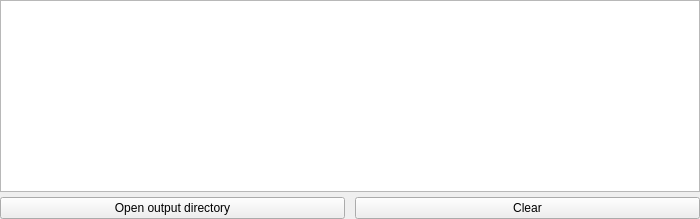
     <widget class="QWidget" name="outputWidget" native="true">
      <layout class="QVBoxLayout" name="verticalLayout_6">
       <property name="spacing">
        <number>5</number>
       </property>
       <property name="leftMargin">
        <number>0</number>
       </property>
       <property name="topMargin">
        <number>0</number>
       </property>
       <property name="rightMargin">
        <number>0</number>
       </property>
       <property name="bottomMargin">
        <number>0</number>
       </property>
       <item>
        <widget class="QTextBrowser" name="outputBrowser">
         <property name="minimumSize">
          <size>
           <width>700</width>
           <height>0</height>
          </size>
         </property>
         <property name="font">
          <font>
           <family>DejaVu Sans Mono</family>
          </font>
         </property>
         <property name="cursor" stdset="0">
          <cursorShape>IBeamCursor</cursorShape>
         </property>
        </widget>
       </item>
       <item>
        <layout class="QHBoxLayout" name="outputButtonsLayout">
         <property name="spacing">
          <number>10</number>
         </property>
         <item>
          <widget class="QPushButton" name="openOutputDirButton">
           <property name="cursor">
            <cursorShape>PointingHandCursor</cursorShape>
           </property>
           <property name="text">
            <string>Open output directory</string>
           </property>
           <property name="icon">
            <iconset theme="folder">
             <normaloff>.</normaloff>.</iconset>
           </property>
          </widget>
         </item>
         <item>
          <widget class="QPushButton" name="clearButton">
           <property name="cursor">
            <cursorShape>PointingHandCursor</cursorShape>
           </property>
           <property name="text">
            <string>Clear</string>
           </property>
           <property name="icon">
            <iconset theme="edit-clear">
             <normaloff>.</normaloff>.</iconset>
           </property>
          </widget>
         </item>
        </layout>
       </item>
      </layout>
     </widget>
